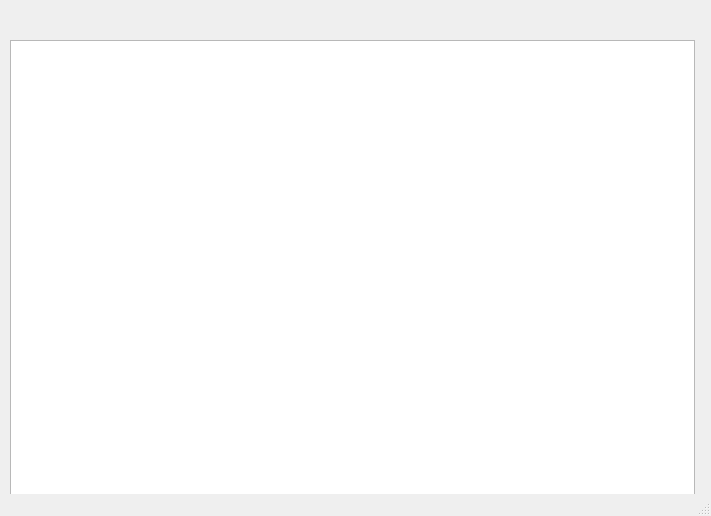
<?xml version="1.0" encoding="UTF-8"?>
<ui version="4.0">
 <class>detailClustered</class>
 <widget class="QMainWindow" name="detailClustered">
  <property name="geometry">
   <rect>
    <x>0</x>
    <y>0</y>
    <width>711</width>
    <height>516</height>
   </rect>
  </property>
  <property name="windowTitle">
   <string>detailClustered</string>
  </property>
  <widget class="QWidget" name="centralwidget">
   <widget class="QTreeWidget" name="treeDetail">
    <property name="geometry">
     <rect>
      <x>10</x>
      <y>40</y>
      <width>685</width>
      <height>461</height>
     </rect>
    </property>
    <property name="headerHidden">
     <bool>true</bool>
    </property>
    <property name="columnCount">
     <number>1</number>
    </property>
    <column>
     <property name="text">
      <string/>
     </property>
    </column>
   </widget>
  </widget>
  <widget class="QStatusBar" name="statusbar"/>
 </widget>
 <resources/>
 <connections/>
</ui>
